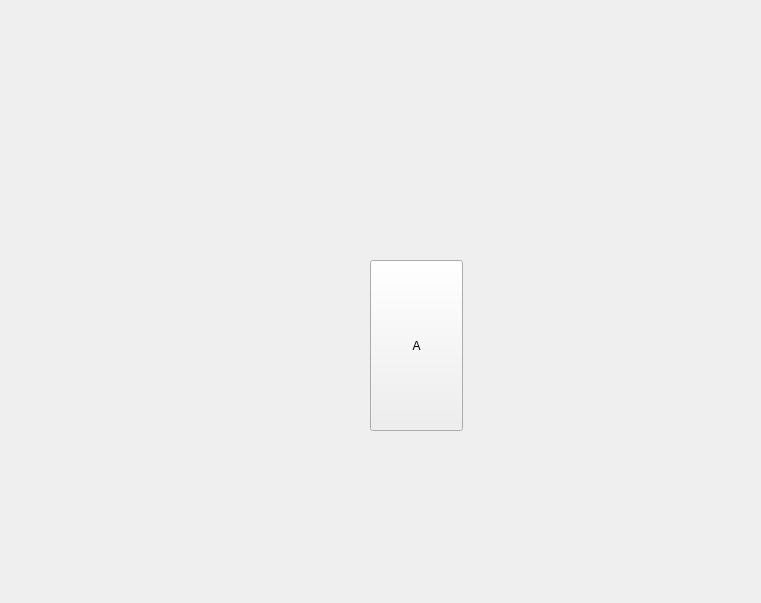
<?xml version="1.0" encoding="UTF-8"?>
<ui version="4.0">
 <class>CForm</class>
 <widget class="QWidget" name="CForm">
  <property name="geometry">
   <rect>
    <x>0</x>
    <y>0</y>
    <width>761</width>
    <height>603</height>
   </rect>
  </property>
  <property name="windowTitle">
   <string>Form</string>
  </property>
  <widget class="QPushButton" name="pushButton_A">
   <property name="geometry">
    <rect>
     <x>370</x>
     <y>260</y>
     <width>93</width>
     <height>171</height>
    </rect>
   </property>
   <property name="text">
    <string>A</string>
   </property>
  </widget>
 </widget>
 <resources/>
 <connections/>
</ui>
